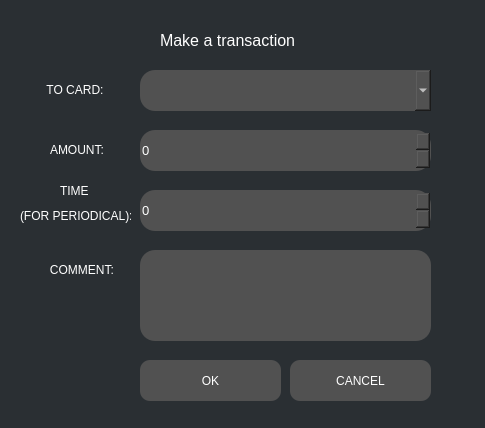
<?xml version="1.0" encoding="UTF-8"?>
<ui version="4.0">
 <class>TransactionFrame</class>
 <widget class="QFrame" name="TransactionFrame">
  <property name="geometry">
   <rect>
    <x>0</x>
    <y>0</y>
    <width>485</width>
    <height>428</height>
   </rect>
  </property>
  <property name="windowTitle">
   <string>Frame</string>
  </property>
  <property name="styleSheet">
   <string notr="true">QFrame {
    background-color: rgb(42, 47, 51);
    color: white;
    border-style: none;
    border-radius: 15px;
}</string>
  </property>
  <property name="frameShape">
   <enum>QFrame::StyledPanel</enum>
  </property>
  <property name="frameShadow">
   <enum>QFrame::Raised</enum>
  </property>
  <widget class="QLabel" name="label">
   <property name="geometry">
    <rect>
     <x>160</x>
     <y>30</y>
     <width>181</width>
     <height>20</height>
    </rect>
   </property>
   <property name="font">
    <font>
     <pointsize>12</pointsize>
    </font>
   </property>
   <property name="text">
    <string>Make a transaction</string>
   </property>
  </widget>
  <widget class="QPushButton" name="okButton">
   <property name="geometry">
    <rect>
     <x>140</x>
     <y>360</y>
     <width>141</width>
     <height>41</height>
    </rect>
   </property>
   <property name="styleSheet">
    <string notr="true">QPushButton {
    background-color: rgb(81, 81, 81);
    color: white;
    border-style: none;
    border-radius: 10px;
}

QPushButton:hover {
     background-color: rgb(120, 120, 120);     
}

QPushButton:pressed {
     background-color: rgb(150, 150, 150);     
}</string>
   </property>
   <property name="text">
    <string>OK</string>
   </property>
  </widget>
  <widget class="QLabel" name="label_3">
   <property name="geometry">
    <rect>
     <x>40</x>
     <y>70</y>
     <width>101</width>
     <height>39</height>
    </rect>
   </property>
   <property name="text">
    <string>  TO CARD:</string>
   </property>
  </widget>
  <widget class="QComboBox" name="cardChooser">
   <property name="geometry">
    <rect>
     <x>140</x>
     <y>70</y>
     <width>291</width>
     <height>41</height>
    </rect>
   </property>
   <property name="font">
    <font>
     <pointsize>12</pointsize>
    </font>
   </property>
   <property name="styleSheet">
    <string notr="true">QComboBox {
    background-color: rgb(81, 81, 81);
    color: white;
    border-style: none;
    border-radius: 15px;
}</string>
   </property>
   <property name="editable">
    <bool>true</bool>
   </property>
  </widget>
  <widget class="QLabel" name="label_2">
   <property name="geometry">
    <rect>
     <x>40</x>
     <y>210</y>
     <width>81</width>
     <height>119</height>
    </rect>
   </property>
   <property name="text">
    <string>   COMMENT:   </string>
   </property>
  </widget>
  <widget class="QTextEdit" name="commentArea">
   <property name="geometry">
    <rect>
     <x>140</x>
     <y>250</y>
     <width>291</width>
     <height>91</height>
    </rect>
   </property>
   <property name="styleSheet">
    <string notr="true">QTextEdit {
    background-color: rgb(81, 81, 81);
    color: white;
}</string>
   </property>
  </widget>
  <widget class="QPushButton" name="cancelButton">
   <property name="geometry">
    <rect>
     <x>290</x>
     <y>360</y>
     <width>141</width>
     <height>41</height>
    </rect>
   </property>
   <property name="styleSheet">
    <string notr="true">QPushButton {
    background-color: rgb(81, 81, 81);
    color: white;
    border-style: none;
    border-radius: 10px;
}

QPushButton:hover {
     background-color: rgb(120, 120, 120);     
}

QPushButton:pressed {
     background-color: rgb(150, 150, 150);     
}</string>
   </property>
   <property name="text">
    <string>CANCEL</string>
   </property>
  </widget>
  <widget class="QLabel" name="label_4">
   <property name="geometry">
    <rect>
     <x>50</x>
     <y>130</y>
     <width>71</width>
     <height>39</height>
    </rect>
   </property>
   <property name="text">
    <string>AMOUNT:</string>
   </property>
  </widget>
  <widget class="QLabel" name="label_6">
   <property name="geometry">
    <rect>
     <x>60</x>
     <y>170</y>
     <width>41</width>
     <height>41</height>
    </rect>
   </property>
   <property name="text">
    <string>TIME</string>
   </property>
  </widget>
  <widget class="QSpinBox" name="timeSB">
   <property name="geometry">
    <rect>
     <x>140</x>
     <y>190</y>
     <width>291</width>
     <height>41</height>
    </rect>
   </property>
   <property name="font">
    <font>
     <pointsize>10</pointsize>
    </font>
   </property>
   <property name="styleSheet">
    <string notr="true">QSpinBox {
    background-color: rgb(81, 81, 81);
    color: white;
    border-style: none;
    border-radius: 15px;
}</string>
   </property>
   <property name="maximum">
    <number>1000000000</number>
   </property>
  </widget>
  <widget class="QSpinBox" name="amountSB">
   <property name="geometry">
    <rect>
     <x>140</x>
     <y>130</y>
     <width>291</width>
     <height>41</height>
    </rect>
   </property>
   <property name="font">
    <font>
     <pointsize>10</pointsize>
    </font>
   </property>
   <property name="styleSheet">
    <string notr="true">QSpinBox {
    background-color: rgb(81, 81, 81);
    color: white;
    border-style: none;
    border-radius: 15px;
}</string>
   </property>
   <property name="maximum">
    <number>1000000000</number>
   </property>
  </widget>
  <widget class="QLabel" name="label_7">
   <property name="geometry">
    <rect>
     <x>20</x>
     <y>200</y>
     <width>111</width>
     <height>31</height>
    </rect>
   </property>
   <property name="text">
    <string>(FOR PERIODICAL):</string>
   </property>
  </widget>
 </widget>
 <resources/>
 <connections>
  <connection>
   <sender>cancelButton</sender>
   <signal>clicked()</signal>
   <receiver>TransactionFrame</receiver>
   <slot>reactForClose()</slot>
   <hints>
    <hint type="sourcelabel">
     <x>358</x>
     <y>263</y>
    </hint>
    <hint type="destinationlabel">
     <x>447</x>
     <y>260</y>
    </hint>
   </hints>
  </connection>
  <connection>
   <sender>okButton</sender>
   <signal>clicked()</signal>
   <receiver>TransactionFrame</receiver>
   <slot>requestForTransaction()</slot>
   <hints>
    <hint type="sourcelabel">
     <x>165</x>
     <y>296</y>
    </hint>
    <hint type="destinationlabel">
     <x>82</x>
     <y>288</y>
    </hint>
   </hints>
  </connection>
 </connections>
 <slots>
  <slot>reactForClose()</slot>
  <slot>requestForTransaction()</slot>
 </slots>
</ui>
